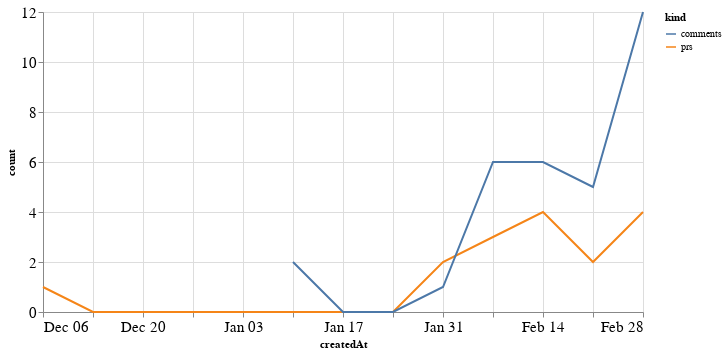

The notebook cell this image was saved under:
### Code cell
alt.Chart(total_time, width=600).mark_line().encode(
    x='createdAt',
    y='count',
    color='kind'
)

### Figure 1 — Vega-Lite specification as saved in the notebook (floating-point values rounded to 4 significant figures)
{"config": {"axisLeft": {"labelFontSize": 15}, "axisBottom": {"labelFontSize": 15}}, "data": {"name": "data-8884e1e61f6ac671888e4b99ec3ebc72"}, "mark": "line", "encoding": {"color": {"type": "nominal", "field": "kind"}, "x": {"type": "temporal", "field": "createdAt"}, "y": {"type": "quantitative", "field": "count"}}, "width": 600, "$schema": "https://vega.github.io/schema/vega-lite/v4.8.1.json", "datasets": {"data-8884e1e61f6ac671888e4b99ec3ebc72": [{"createdAt": "2020-12-06T00:00:00", "kind": "prs", "count": 1.0}, {"createdAt": "2020-12-13T00:00:00", "kind": "prs", "count": 0.0}, {"createdAt": "2020-12-20T00:00:00", "kind": "prs", "count": 0.0}, {"createdAt": "2020-12-27T00:00:00", "kind": "prs", "count": 0.0}, {"createdAt": "2021-01-03T00:00:00", "kind": "prs", "count": 0.0}, {"createdAt": "2021-01-10T00:00:00", "kind": "prs", "count": 0.0}, {"createdAt": "2021-01-17T00:00:00", "kind": "prs", "count": 0.0}, {"createdAt": "2021-01-24T00:00:00", "kind": "prs", "count": 0.0}, {"createdAt": "2021-01-31T00:00:00", "kind": "prs", "count": 2.0}, {"createdAt": "2021-02-07T00:00:00", "kind": "prs", "count": 3.0}, {"createdAt": "2021-02-14T00:00:00", "kind": "prs", "count": 4.0}, {"createdAt": "2021-02-21T00:00:00", "kind": "prs", "count": 2.0}, {"createdAt": "2021-02-28T00:00:00", "kind": "prs", "count": 4.0}, {"createdAt": "2020-12-06T00:00:00", "kind": "comments", "count": null}, {"createdAt": "2020-12-13T00:00:00", "kind": "comments", "count": null}, {"createdAt": "2020-12-20T00:00:00", "kind": "comments", "count": null}, {"createdAt": "2020-12-27T00:00:00", "kind": "comments", "count": null}, {"createdAt": "2021-01-03T00:00:00", "kind": "comments", "count": null}, {"createdAt": "2021-01-10T00:00:00", "kind": "comments", "count": 2.0}, {"createdAt": "2021-01-17T00:00:00", "kind": "comments", "count": 0.0}, {"createdAt": "2021-01-24T00:00:00", "kind": "comments", "count": 0.0}, {"createdAt": "2021-01-31T00:00:00", "kind": "comments", "count": 1.0}, {"createdAt": "2021-02-07T00:00:00", "kind": "comments", "count": 6.0}, {"createdAt": "2021-02-14T00:00:00", "kind": "comments", "count": 6.0}, {"createdAt": "2021-02-21T00:00:00", "kind": "comments", "count": 5.0}, {"createdAt": "2021-02-28T00:00:00", "kind": "comments", "count": 12.0}]}}
